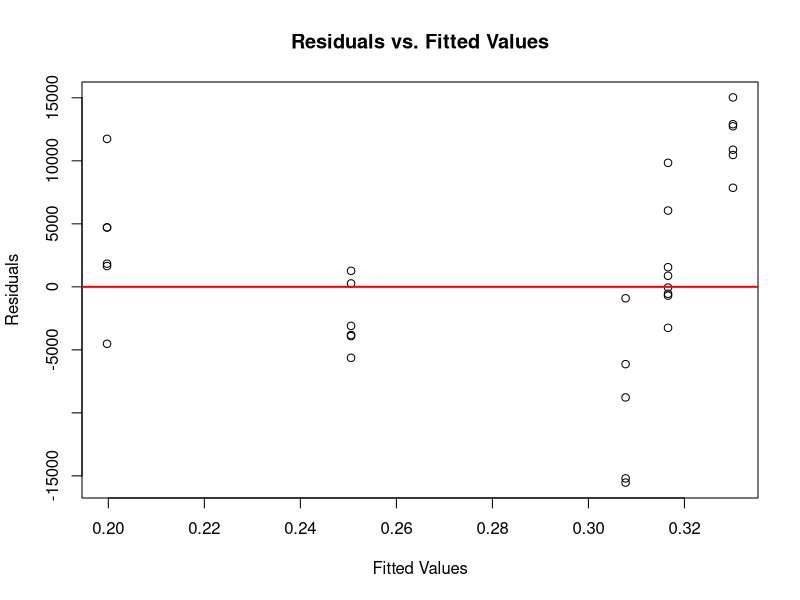
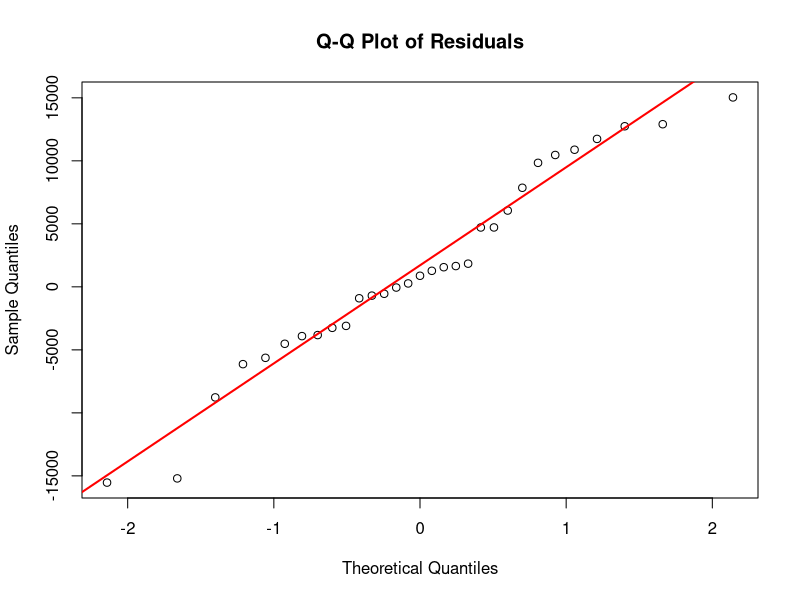

Write the R code that produced these figures, in order.
#load data
data = read.csv('../data/paraburk_intrahost_data.csv')
data <- na.omit(data)
#keep only confident entries
data <- data[data$confident == 1,]
#get agricolaris data only
data <- data[data$infect == 'B11', ]
#remove Cavanderia, as it it too distant
data <- data[data$taxonomy != 'Cavenderia_aureostipes', ]
#get infected and uninfected spores
data$infected_spores <- data$rfpper / 100 * data$total_spore
data$uninfected_spores <- data$total_spore - data$infected_spores
data$infected_spores <- round(data$infected_spores)
data$uninfected_spores <- round(data$uninfected_spores)

#fit logistic model
model <- glm(cbind(infected_spores, uninfected_spores) ~ distance_from_discoideum, 
             data = data, 
             family = quasibinomial())

summary(model)
plogis(confint(model))
plogis(coef(model))

#assess model
predicted.proportions <- predict(model, type = "response")

# Residuals from the model
residuals <- residuals(model, type = "deviance")

# Plot residuals vs. fitted values
plot(predicted.proportions, residuals,
     xlab = "Fitted Values", ylab = "Residuals",
     main = "Residuals vs. Fitted Values")
abline(h = 0, col = "red", lwd = 2)

# Q-Q plot of the residuals
qqnorm(residuals, main = "Q-Q Plot of Residuals")
qqline(residuals, col = "red", lwd = 2)
shapiro.test(residuals)

#get model predictions and write out
model.data <- data.frame(distance_from_discoideum = seq(min(data$distance_from_discoideum),
                                                      max(data$distance_from_discoideum), 
                                                      length.out = 100))

#get the predicted values and their standard errors
predictions <- predict(model, model.data, type = "link", se.fit = TRUE)
model.data$fit <- predictions$fit
model.data$se <- predictions$se.fit
model.data$lower <- predictions$fit - 1.96 * predictions$se.fit
model.data$upper <- predictions$fit + 1.96 * predictions$se.fit

#transform to the probability scale using plogis
model.data$fit <- plogis(model.data$fit)
model.data$lower <- plogis(model.data$lower)
model.data$upper <- plogis(model.data$upper)

write.csv(model.data, '../data/hayleyella_spore_prevalence_dicty_phylo_model.csv')
